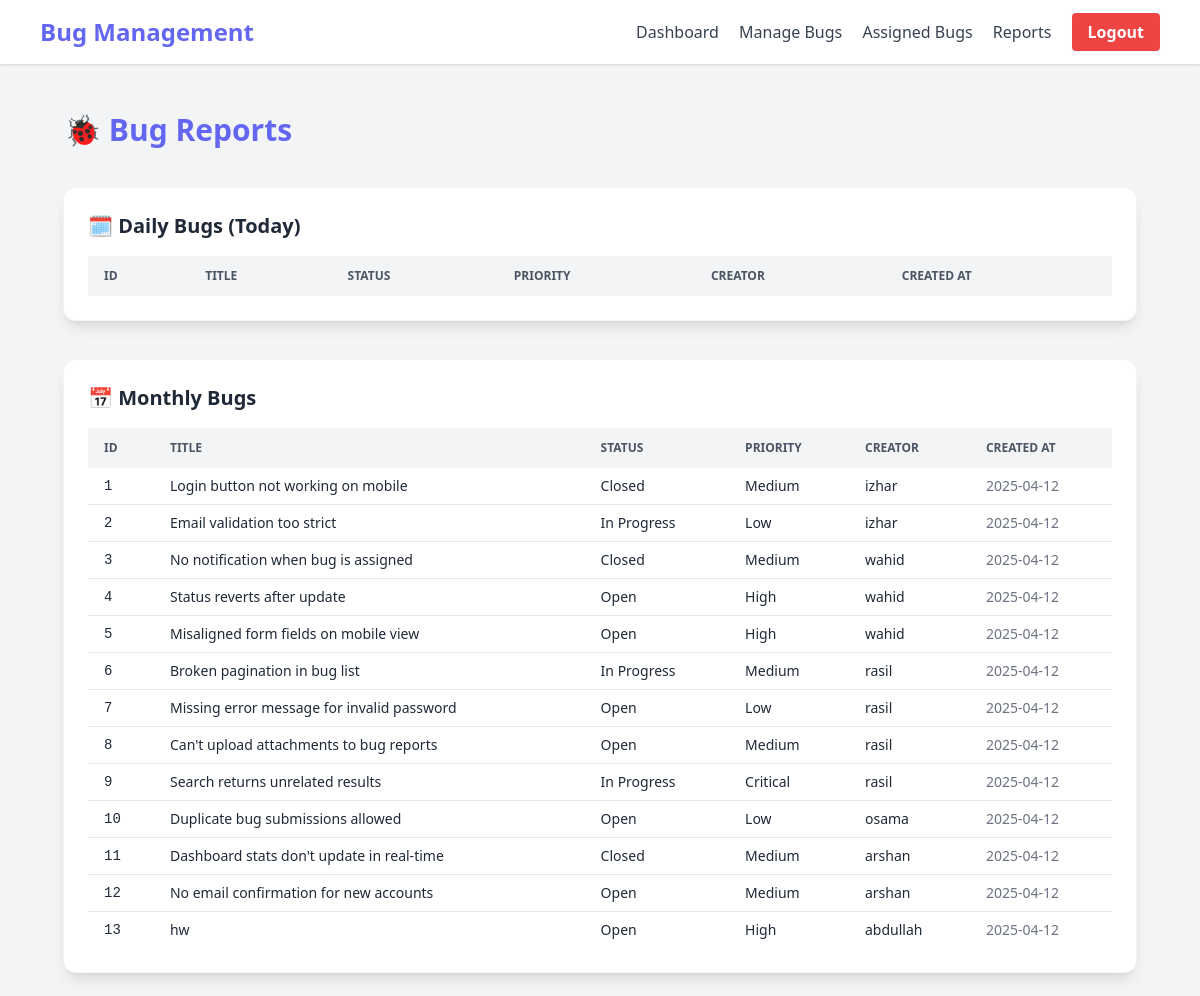
Screenshot of /admin/bug_reports (signed in) with the database file from the repository.
### app.py (models this page shows, shortened)
class Bug(db.Model):
    id = db.Column(db.Integer, primary_key=True)
    title = db.Column(db.String(100), nullable=False)
    description = db.Column(db.Text, nullable=False)
    status = db.Column(db.String(20), default='Open')
    priority = db.Column(db.String(20), default='Medium')
    created_at = db.Column(db.DateTime, default=datetime.utcnow)
    updated_at = db.Column(db.DateTime, default=datetime.utcnow, onupdate=datetime.utcnow)
    creator_id = db.Column(db.Integer, db.ForeignKey('user.id'), nullable=False)
    assignee_id = db.Column(db.Integer, db.ForeignKey('user.id'))

class User(UserMixin, db.Model):
    id = db.Column(db.Integer, primary_key=True)
    username = db.Column(db.String(80), unique=True, nullable=False)
    email = db.Column(db.String(120), unique=True, nullable=False)
    password_hash = db.Column(db.String(128))
    is_admin = db.Column(db.Boolean, default=False)
    bugs_created = db.relationship('Bug', backref='creator', lazy=True, foreign_keys='Bug.creator_id')
    bugs_assigned = db.relationship('Bug', backref='assignee', lazy=True, foreign_keys='Bug.assignee_id')

### app.py (the view)
@app.route('/admin/bug_reports')
@login_required
def bug_reports():
    if not current_user.is_admin:
        return redirect(url_for('user_dashboard'))
    today = datetime.utcnow().date()
    daily_bugs = Bug.query.filter(db.func.date(Bug.created_at) == today).all()
    current_month = datetime.utcnow().month
    current_year = datetime.utcnow().year
    monthly_bugs = Bug.query.filter(
        db.func.extract('month', Bug.created_at) == current_month,
        db.func.extract('year', Bug.created_at) == current_year
    ).all()
    return render_template('admin/bug_reports.html',
                         daily_bugs=daily_bugs,
                         monthly_bugs=monthly_bugs)

### app.py (called while the page is built)
@login_manager.user_loader
def load_user(user_id):
    return User.query.get(int(user_id))

### templates/admin/bug_reports.html (shortened to what this page needs)
{% extends "base.html" %}
{% block content %}
<div class="p-6 space-y-10 animate-fade-in">
    <h1 class="text-3xl font-extrabold text-primary">🐞 Bug Reports</h1>
    <div class="bg-white p-6 rounded-xl shadow-lg ring-1 ring-gray-100">
        <h2 class="text-xl font-semibold text-gray-800 mb-4">🗓️ Daily Bugs (Today)</h2>
        <div class="overflow-x-auto">
            <table class="w-full text-sm text-left text-gray-800">
                <thead class="bg-gray-100 uppercase text-xs text-gray-600">
                    <tr>
                        <th class="px-4 py-3">ID</th>
                        <th class="px-4 py-3">Title</th>
                        <th class="px-4 py-3">Status</th>
                        <th class="px-4 py-3">Priority</th>
                        <th class="px-4 py-3">Creator</th>
                        <th class="px-4 py-3">Created At</th>
                    </tr>
                </thead>
            </table>
        </div>
    </div>
    <div class="bg-white p-6 rounded-xl shadow-lg ring-1 ring-gray-100">
        <h2 class="text-xl font-semibold text-gray-800 mb-4">📅 Monthly Bugs</h2>
        <div class="overflow-x-auto">
            <table class="w-full text-sm text-left text-gray-800">
                <thead class="bg-gray-100 uppercase text-xs text-gray-600">
                    <tr>
                        <th class="px-4 py-3">ID</th>
                        <th class="px-4 py-3">Title</th>
                        <th class="px-4 py-3">Status</th>
                        <th class="px-4 py-3">Priority</th>
                        <th class="px-4 py-3">Creator</th>
                        <th class="px-4 py-3">Created At</th>
                    </tr>
                </thead>
                <tbody class="divide-y divide-gray-200">
                    {% for bug in monthly_bugs %}
                    <tr class="hover:bg-gray-50 transition">
                        <td class="px-4 py-2 font-mono">{{ bug.id }}</td>
                        <td class="px-4 py-2 font-medium">{{ bug.title }}</td>
                        <td class="px-4 py-2">
                            <span class="status-badge {{ bug.status|lower|replace(' ', '-') }}">
                                {{ bug.status }}
                            </span>
                        </td>
                        <td class="px-4 py-2">
                            <span class="priority-badge {{ bug.priority|lower }}">
                                {{ bug.priority }}
                            </span>
                        </td>
                        <td class="px-4 py-2">{{ bug.creator.username }}</td>
                        <td class="px-4 py-2 text-gray-500">{{ bug.created_at.strftime('%Y-%m-%d') }}</td>
                    </tr>
                    {% endfor %}
                </tbody>
            </table>
        </div>
    </div>
</div>
{% endblock %}

### templates/admin/bug_reports.html (style rules this page uses)
.animate-fade-in { animation: fade-in 0.4s ease-in-out; }
.status-badge { @apply inline-block text-xs font-semibold px-2 py-1 rounded-full; }
.status-badge.open { @apply bg-orange-100 text-orange-600; }
.status-badge.in-progress { @apply bg-yellow-100 text-yellow-600; }
.status-badge.closed { @apply bg-green-100 text-green-600; }
.priority-badge { @apply inline-block text-xs font-semibold px-2 py-1 rounded-full; }
.priority-badge.low { @apply bg-blue-100 text-blue-600; }
.priority-badge.medium { @apply bg-yellow-100 text-yellow-600; }
.priority-badge.high { @apply bg-red-100 text-red-600; }

### rows the page displays
Bug: id "1", title "Login button not working on mobile", status "Closed", priority "Medium", creator.username "izhar", created_at "2025-04-12"
Bug: id "2", title "Email validation too strict", status "In Progress", priority "Low", creator.username "izhar", created_at "2025-04-12"
Bug: id "3", title "No notification when bug is assigned", status "Closed", priority "Medium", creator.username "wahid", created_at "2025-04-12"
Bug: id "4", title "Status reverts after update", status "Open", priority "High", creator.username "wahid", created_at "2025-04-12"
Bug: id "5", title "Misaligned form fields on mobile view", status "Open", priority "High", creator.username "wahid", created_at "2025-04-12"
Bug: id "6", title "Broken pagination in bug list", status "In Progress", priority "Medium", creator.username "rasil", created_at "2025-04-12"
Bug: id "7", title "Missing error message for invalid password", status "Open", priority "Low", creator.username "rasil", created_at "2025-04-12"
Bug: id "8", title "Can't upload attachments to bug reports", status "Open", priority "Medium", creator.username "rasil", created_at "2025-04-12"
Bug: id "9", title "Search returns unrelated results", status "In Progress", priority "Critical", creator.username "rasil", created_at "2025-04-12"
Bug: id "10", title "Duplicate bug submissions allowed", status "Open", priority "Low", creator.username "osama", created_at "2025-04-12"
Bug: id "11", title "Dashboard stats don't update in real-time", status "Closed", priority "Medium", creator.username "arshan", created_at "2025-04-12"
Bug: id "12", title "No email confirmation for new accounts", status "Open", priority "Medium", creator.username "arshan", created_at "2025-04-12"
Bug: id "13", title "hw", status "Open", priority "High", creator.username "abdullah", created_at "2025-04-12"
